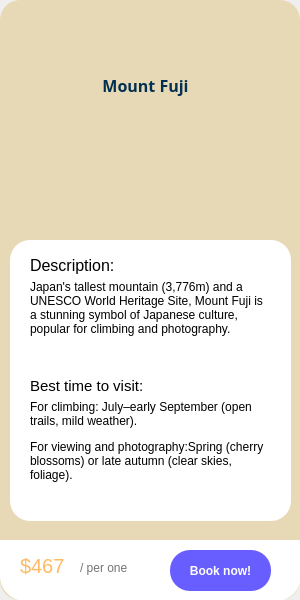
<?xml version="1.0" encoding="UTF-8"?>
<ui version="4.0">
 <class>MainWindow</class>
 <widget class="QMainWindow" name="MainWindow">
  <property name="geometry">
   <rect>
    <x>0</x>
    <y>0</y>
    <width>300</width>
    <height>600</height>
   </rect>
  </property>
  <property name="windowTitle">
   <string>MainWindow</string>
  </property>
  <widget class="QWidget" name="centralwidget">
   <widget class="QWidget" name="widget" native="true">
    <property name="geometry">
     <rect>
      <x>0</x>
      <y>0</y>
      <width>300</width>
      <height>600</height>
     </rect>
    </property>
    <property name="minimumSize">
     <size>
      <width>300</width>
      <height>600</height>
     </size>
    </property>
    <property name="maximumSize">
     <size>
      <width>300</width>
      <height>600</height>
     </size>
    </property>
    <property name="styleSheet">
     <string notr="true">QWidget#widget {
	background-color:rgb(231, 217, 182);
	border-radius: 20px;
}</string>
    </property>
    <widget class="QLabel" name="label">
     <property name="geometry">
      <rect>
       <x>10</x>
       <y>40</y>
       <width>271</width>
       <height>91</height>
      </rect>
     </property>
     <property name="font">
      <font>
       <family>Segoe MDL2 Assets</family>
       <pointsize>12</pointsize>
       <weight>75</weight>
       <italic>false</italic>
       <bold>true</bold>
       <underline>false</underline>
      </font>
     </property>
     <property name="styleSheet">
      <string notr="true">color:rgb(3, 48, 81)</string>
     </property>
     <property name="text">
      <string>Mount Fuji</string>
     </property>
     <property name="alignment">
      <set>Qt::AlignCenter</set>
     </property>
     <property name="wordWrap">
      <bool>true</bool>
     </property>
    </widget>
    <widget class="QFrame" name="hoverFrame">
     <property name="geometry">
      <rect>
       <x>10</x>
       <y>240</y>
       <width>281</width>
       <height>281</height>
      </rect>
     </property>
     <property name="styleSheet">
      <string notr="true">background-color:rgb(255, 255, 255);
border-radius: 20px;</string>
     </property>
     <property name="frameShape">
      <enum>QFrame::StyledPanel</enum>
     </property>
     <property name="frameShadow">
      <enum>QFrame::Raised</enum>
     </property>
     <widget class="QLabel" name="label_3">
      <property name="geometry">
       <rect>
        <x>20</x>
        <y>10</y>
        <width>141</width>
        <height>31</height>
       </rect>
      </property>
      <property name="font">
       <font>
        <pointsize>12</pointsize>
       </font>
      </property>
      <property name="text">
       <string>Description:</string>
      </property>
     </widget>
     <widget class="QLabel" name="label_4">
      <property name="geometry">
       <rect>
        <x>20</x>
        <y>40</y>
        <width>241</width>
        <height>141</height>
       </rect>
      </property>
      <property name="font">
       <font>
        <pointsize>9</pointsize>
       </font>
      </property>
      <property name="text">
       <string>Japan's tallest mountain (3,776m) and a UNESCO World Heritage Site, Mount Fuji is a stunning symbol of Japanese culture, popular for climbing and photography.</string>
      </property>
      <property name="alignment">
       <set>Qt::AlignLeading|Qt::AlignLeft|Qt::AlignTop</set>
      </property>
      <property name="wordWrap">
       <bool>true</bool>
      </property>
     </widget>
     <widget class="QLabel" name="label_5">
      <property name="geometry">
       <rect>
        <x>20</x>
        <y>130</y>
        <width>141</width>
        <height>31</height>
       </rect>
      </property>
      <property name="font">
       <font>
        <pointsize>11</pointsize>
       </font>
      </property>
      <property name="text">
       <string>Best time to visit:</string>
      </property>
     </widget>
     <widget class="QLabel" name="label_6">
      <property name="geometry">
       <rect>
        <x>20</x>
        <y>160</y>
        <width>241</width>
        <height>41</height>
       </rect>
      </property>
      <property name="font">
       <font>
        <pointsize>9</pointsize>
       </font>
      </property>
      <property name="text">
       <string>For climbing: July–early September (open trails, mild weather).</string>
      </property>
      <property name="alignment">
       <set>Qt::AlignLeading|Qt::AlignLeft|Qt::AlignTop</set>
      </property>
      <property name="wordWrap">
       <bool>true</bool>
      </property>
     </widget>
     <widget class="QLabel" name="label_9">
      <property name="geometry">
       <rect>
        <x>20</x>
        <y>200</y>
        <width>241</width>
        <height>51</height>
       </rect>
      </property>
      <property name="font">
       <font>
        <pointsize>9</pointsize>
       </font>
      </property>
      <property name="text">
       <string>For viewing and photography:Spring (cherry blossoms) or late autumn (clear skies, foliage).</string>
      </property>
      <property name="alignment">
       <set>Qt::AlignLeading|Qt::AlignLeft|Qt::AlignTop</set>
      </property>
      <property name="wordWrap">
       <bool>true</bool>
      </property>
     </widget>
     <zorder>label_4</zorder>
     <zorder>label_6</zorder>
     <zorder>label_3</zorder>
     <zorder>label_5</zorder>
     <zorder>label_9</zorder>
    </widget>
    <widget class="QLabel" name="label_2">
     <property name="geometry">
      <rect>
       <x>80</x>
       <y>100</y>
       <width>141</width>
       <height>151</height>
      </rect>
     </property>
     <property name="text">
      <string/>
     </property>
     <property name="pixmap">
      <pixmap>../Resource/Images/Everest.png</pixmap>
     </property>
     <property name="scaledContents">
      <bool>true</bool>
     </property>
    </widget>
    <widget class="QFrame" name="hoverFrame_2">
     <property name="geometry">
      <rect>
       <x>0</x>
       <y>540</y>
       <width>301</width>
       <height>61</height>
      </rect>
     </property>
     <property name="styleSheet">
      <string notr="true">border-top-left-radius: 0px; 
border-top-right-radius: 0px;
border-bottom-left-radius: 25px;
border-bottom-right-radius: 25px;
background-color:rgb(255, 255, 255)
</string>
     </property>
     <property name="frameShape">
      <enum>QFrame::StyledPanel</enum>
     </property>
     <property name="frameShadow">
      <enum>QFrame::Raised</enum>
     </property>
     <widget class="QLabel" name="label_7">
      <property name="geometry">
       <rect>
        <x>20</x>
        <y>10</y>
        <width>71</width>
        <height>31</height>
       </rect>
      </property>
      <property name="font">
       <font>
        <pointsize>15</pointsize>
       </font>
      </property>
      <property name="styleSheet">
       <string notr="true">color:rgb(255, 186, 101)</string>
      </property>
      <property name="text">
       <string>$467</string>
      </property>
     </widget>
     <widget class="QPushButton" name="pushButton">
      <property name="geometry">
       <rect>
        <x>170</x>
        <y>10</y>
        <width>101</width>
        <height>41</height>
       </rect>
      </property>
      <property name="font">
       <font>
        <pointsize>9</pointsize>
        <weight>75</weight>
        <bold>true</bold>
       </font>
      </property>
      <property name="styleSheet">
       <string notr="true">QPushButton {
    background-color:rgb(104, 93, 255);
    border-radius: 20px;
	color: white
}

QPushButton:hover {
    background-color: rgb(70, 76, 195);
}
</string>
      </property>
      <property name="text">
       <string>Book now!</string>
      </property>
     </widget>
     <widget class="QLabel" name="label_8">
      <property name="geometry">
       <rect>
        <x>80</x>
        <y>20</y>
        <width>81</width>
        <height>16</height>
       </rect>
      </property>
      <property name="font">
       <font>
        <pointsize>9</pointsize>
       </font>
      </property>
      <property name="styleSheet">
       <string notr="true">color:rgb(115, 115, 115)</string>
      </property>
      <property name="text">
       <string>/ per one</string>
      </property>
     </widget>
    </widget>
    <widget class="QPushButton" name="pushButton_3">
     <property name="geometry">
      <rect>
       <x>20</x>
       <y>30</y>
       <width>32</width>
       <height>32</height>
      </rect>
     </property>
     <property name="styleSheet">
      <string notr="true">QPushButton {
	background-color:rgb(231, 217, 182);
    border-radius: 10px;
}
QPushButton:hover {
    background-color: rgb(116, 116, 116);
}
</string>
     </property>
     <property name="text">
      <string/>
     </property>
     <property name="icon">
      <iconset>
       <normaloff>../Resource/Images/left arrow.png</normaloff>../Resource/Images/left arrow.png</iconset>
     </property>
     <property name="iconSize">
      <size>
       <width>32</width>
       <height>32</height>
      </size>
     </property>
    </widget>
   </widget>
  </widget>
 </widget>
 <resources/>
 <connections/>
</ui>
